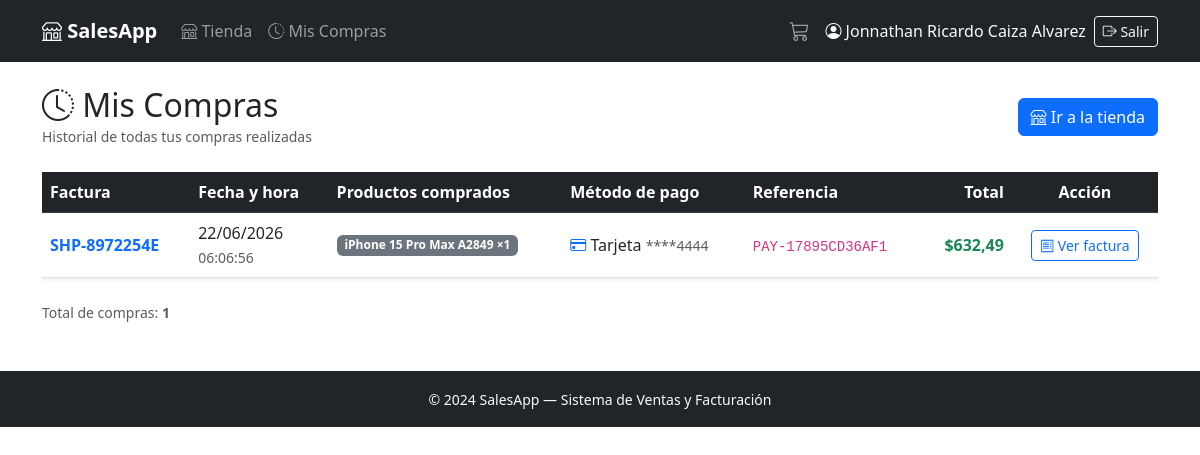
Screenshot of /shop/orders/ (signed in) with the database file from the repository.
### billing/models.py (models this page shows, shortened)
class Purchase(models.Model):
    user         = models.ForeignKey(User, on_delete=models.PROTECT, related_name='purchases',   verbose_name='Usuario')
    invoice      = models.OneToOneField(Invoice, on_delete=models.PROTECT, related_name='purchase',  verbose_name='Factura')
    payment      = models.OneToOneField(Payment, on_delete=models.PROTECT, related_name='purchase',  verbose_name='Pago', null=True, blank=True)
    purchased_at = models.DateTimeField(auto_now_add=True, verbose_name='Fecha de compra')
    class Meta:
        verbose_name        = 'Compra'
        verbose_name_plural = 'Compras'
        ordering            = ['-purchased_at']

class Invoice(models.Model):
    STATUS_CHOICES = [
        ('pending', 'Pendiente'),
        ('paid', 'Pagada'),
        ('cancelled', 'Anulada'),
    ]
    number = models.CharField(max_length=20, unique=True, verbose_name='Número')
    customer = models.ForeignKey(
        Customer, on_delete=models.PROTECT, verbose_name='Cliente', related_name='invoices'
    )
    created_by = models.ForeignKey(
        User, on_delete=models.PROTECT, verbose_name='Creado por', null=True, blank=True
    )
    date = models.DateField(auto_now_add=True, verbose_name='Fecha')
    status = models.CharField(max_length=10, choices=STATUS_CHOICES, default='pending', verbose_name='Estado')
    subtotal = models.DecimalField(max_digits=12, decimal_places=2, default=Decimal('0.00'), verbose_name='Subtotal')
    iva = models.DecimalField(max_digits=12, decimal_places=2, default=Decimal('0.00'), verbose_name='IVA (15%)')
    total = models.DecimalField(max_digits=12, decimal_places=2, default=Decimal('0.00'), verbose_name='Total')
    class Meta:
        verbose_name = 'Factura'
        verbose_name_plural = 'Facturas'
        ordering = ['-date', '-id']

class InvoiceDetail(models.Model):
    invoice = models.ForeignKey(
        Invoice, on_delete=models.CASCADE, related_name='details', verbose_name='Factura'
    )
    product = models.ForeignKey(Product, on_delete=models.PROTECT, verbose_name='Producto')
    quantity = models.PositiveIntegerField(default=1, verbose_name='Cantidad')
    unit_price = models.DecimalField(max_digits=10, decimal_places=2, verbose_name='Precio unitario')
    subtotal = models.DecimalField(max_digits=12, decimal_places=2, verbose_name='Subtotal', editable=False, default=Decimal('0.00'))
    class Meta:
        verbose_name = 'Detalle de Factura'
        verbose_name_plural = 'Detalles de Factura'

class Product(models.Model):
    name = models.CharField(max_length=200, verbose_name='Nombre')
    code = models.CharField(max_length=50, unique=True, verbose_name='Código')
    description = models.TextField(blank=True, verbose_name='Descripción')
    price = models.DecimalField(max_digits=10, decimal_places=2, verbose_name='Precio')
    stock = models.PositiveIntegerField(default=0, verbose_name='Stock')
    image = models.ImageField(
        upload_to='products/',
        blank=True,
        null=True,
        verbose_name='Imagen',
    )
    brand = models.ForeignKey(Brand, on_delete=models.PROTECT, verbose_name='Marca')
    group = models.ForeignKey(ProductGroup, on_delete=models.PROTECT, verbose_name='Grupo')
    suppliers = models.ManyToManyField(Supplier, blank=True, verbose_name='Proveedores')
    class Meta:
        verbose_name = 'Producto'
        verbose_name_plural = 'Productos'
        ordering = ['name']

class Payment(models.Model):
    METHOD_CHOICES = [
        ('card',     'Tarjeta de Crédito/Débito'),
        ('paypal',   'PayPal'),
        ('transfer', 'Transferencia Bancaria'),
    ]
    STATUS_CHOICES = [
        ('approved', 'Aprobado'),
        ('pending',  'Pendiente'),
        ('rejected', 'Rechazado'),
    ]
    method      = models.CharField(max_length=20, choices=METHOD_CHOICES, verbose_name='Método')
    reference   = models.CharField(max_length=100, unique=True, verbose_name='Referencia')
    amount      = models.DecimalField(max_digits=12, decimal_places=2, verbose_name='Monto')
    status      = models.CharField(max_length=20, choices=STATUS_CHOICES, default='approved', verbose_name='Estado')
    paid_at     = models.DateTimeField(auto_now_add=True, verbose_name='Fecha de pago')
    payer_name  = models.CharField(max_length=200, blank=True, verbose_name='Nombre del pagador')
    payer_email = models.EmailField(blank=True, verbose_name='Email del pagador')
    card_last4  = models.CharField(max_length=4, blank=True, verbose_name='Últimos 4 dígitos')
    class Meta:
        verbose_name        = 'Pago'
        verbose_name_plural = 'Pagos'
        ordering            = ['-paid_at']

### billing/views.py (the view)
# urls.py: path('shop/orders/', views.my_orders, name='my_orders'),
@login_required
def my_orders(request):
    purchases = (
        Purchase.objects
        .filter(user=request.user)
        .select_related('invoice__customer', 'payment')
        .prefetch_related('invoice__details__product')
        .order_by('-purchased_at')
    )
    return render(request, 'billing/shop/order_history.html', {'purchases': purchases})

### billing/context_processors.py (called while the page is built)
def cart_count(request):
    cart = request.session.get('cart', {})
    return {'cart_count': sum(v['qty'] for v in cart.values())}

### billing/templates/billing/shop/order_history.html (shortened to what this page needs)
{% extends "billing/base.html" %}
{% block content %}
<div class="d-flex justify-content-between align-items-center mb-4">
  <div>
    <h2 class="mb-0"><i class="bi bi-clock-history"></i> Mis Compras</h2>
    <small class="text-muted">Historial de todas tus compras realizadas</small>
  </div>
  <a href="{% url 'billing:shop_catalog' %}" class="btn btn-primary">
    <i class="bi bi-shop"></i> Ir a la tienda
  </a>
</div>
{% if purchases %}
<div class="table-responsive">
  <table class="table table-hover align-middle shadow-sm">
    <thead class="table-dark">
      <tr>
        <th>Factura</th>
        <th>Fecha y hora</th>
        <th>Productos comprados</th>
        <th>Método de pago</th>
        <th>Referencia</th>
        <th class="text-end">Total</th>
        <th class="text-center">Acción</th>
      </tr>
    </thead>
    <tbody>
      {% for purchase in purchases %}
      <tr>
        <td>
          <span class="fw-bold text-primary">{{ purchase.invoice.number }}</span>
        </td>
        <td>
          <div>{{ purchase.purchased_at|date:"d/m/Y" }}</div>
          <small class="text-muted">{{ purchase.purchased_at|date:"H:i:s" }}</small>
        </td>
        <td>
          <div class="d-flex flex-wrap gap-1">
            {% for detail in purchase.invoice.details.all %}
              <span class="badge bg-secondary">{{ detail.product.name }} &times;{{ detail.quantity }}</span>
            {% endfor %}
          </div>
        </td>
        <td>
          {% if purchase.payment %}
            {% if purchase.payment.method == 'card' %}
              <i class="bi bi-credit-card text-primary"></i> Tarjeta
              {% if purchase.payment.card_last4 %}
                <small class="text-muted">****{{ purchase.payment.card_last4 }}</small>
              {% endif %}
            {% elif purchase.payment.method == 'paypal' %}
              <i class="bi bi-paypal text-primary"></i> PayPal
            {% else %}
              <i class="bi bi-bank text-primary"></i> Transferencia
            {% endif %}
          {% else %}
            <span class="text-muted">—</span>
          {% endif %}
        </td>
        <td>
          {% if purchase.payment %}
            <code class="small">{{ purchase.payment.reference }}</code>
          {% else %}—{% endif %}
        </td>
        <td class="text-end">
          <span class="fw-bold text-success fs-6">${{ purchase.invoice.total }}</span>
        </td>
        <td class="text-center">
          <a href="{% url 'billing:order_receipt' purchase.invoice.pk %}" class="btn btn-sm btn-outline-primary">
            <i class="bi bi-receipt"></i> Ver factura
          </a>
        </td>
      </tr>
      {% endfor %}
    </tbody>
  </table>
</div>
<div class="text-muted small mt-2">
  Total de compras: <strong>{{ purchases|length }}</strong>
</div>
{% endif %}
{% endblock %}

### billing/templates/billing/base.html (shortened to what this page needs)
<!DOCTYPE html>
<html lang="es">
<head>
  <link href="https://cdn.jsdelivr.net/npm/bootstrap@5.3.0/dist/css/bootstrap.min.css" rel="stylesheet">
  <link href="https://cdn.jsdelivr.net/npm/bootstrap-icons@1.11.0/font/bootstrap-icons.css" rel="stylesheet">
</head>
<body>
<nav class="navbar navbar-expand-lg navbar-dark bg-dark">
  <div class="container">
    <a class="navbar-brand fw-bold" href="{% if user.is_staff %}{% url 'billing:home' %}{% else %}{% url 'billing:shop_catalog' %}{% endif %}">
      <i class="bi bi-shop"></i> SalesApp
    </a>
    <div class="collapse navbar-collapse" id="navMenu">
      {% if user.is_authenticated %}
      {% if user.is_staff %}
      <ul class="navbar-nav me-auto">
        <li class="nav-item">
          <a class="nav-link" href="{% url 'billing:brand_list' %}"><i class="bi bi-tag"></i> Marcas</a>
        </li>
        <li class="nav-item">
          <a class="nav-link" href="{% url 'billing:productgroup_list' %}"><i class="bi bi-collection"></i> Grupos</a>
        </li>
        <li class="nav-item">
          <a class="nav-link" href="{% url 'billing:supplier_list' %}"><i class="bi bi-truck"></i> Proveedores</a>
        </li>
        <li class="nav-item">
          <a class="nav-link" href="{% url 'billing:product_list' %}"><i class="bi bi-box-seam"></i> Productos</a>
        </li>
        <li class="nav-item">
          <a class="nav-link" href="{% url 'billing:customer_list' %}"><i class="bi bi-people"></i> Clientes</a>
        </li>
        <li class="nav-item">
          <a class="nav-link" href="{% url 'billing:invoice_list' %}"><i class="bi bi-receipt"></i> Facturas</a>
        </li>
        <li class="nav-item">
          <a class="nav-link" href="{% url 'purchasing:purchase_list' %}"><i class="bi bi-cart3"></i> Compras</a>
        </li>
        <li class="nav-item">
          <a class="nav-link" href="{% url 'billing:shop_catalog' %}"><i class="bi bi-shop"></i> Tienda</a>
        </li>
      </ul>
      {% else %}
      <ul class="navbar-nav me-auto">
        <li class="nav-item">
          <a class="nav-link" href="{% url 'billing:shop_catalog' %}"><i class="bi bi-shop"></i> Tienda</a>
        </li>
        <li class="nav-item">
          <a class="nav-link" href="{% url 'billing:my_orders' %}"><i class="bi bi-clock-history"></i> Mis Compras</a>
        </li>
      </ul>
      {% endif %}
      <ul class="navbar-nav ms-auto align-items-center">
        {% if not user.is_staff %}
        <li class="nav-item me-2">
          <a class="nav-link position-relative" href="{% url 'billing:cart_view' %}">
            <i class="bi bi-cart3 fs-5"></i>
          </a>
        </li>
        {% endif %}
        <li class="nav-item me-2">
          <span class="navbar-text text-light">
            <i class="bi bi-person-circle"></i> {{ user.get_full_name|default:user.username }}
          </span>
        </li>
        <li class="nav-item">
          <form method="post" action="{% url 'logout' %}" class="d-inline">
            <button type="submit" class="btn btn-outline-light btn-sm">
              <i class="bi bi-box-arrow-right"></i> Salir
            </button>
          </form>
        </li>
      </ul>
      {% endif %}
    </div>
  </div>
</nav>
<div class="container mt-4">
  {% block content %}{% endblock %}
</div>
<footer class="bg-dark text-light text-center py-3 mt-5">
  <small>&copy; 2024 SalesApp &mdash; Sistema de Ventas y Facturación</small>
</footer>
</body>
</html>

### rows the page displays
Purchase: invoice.number "SHP-8972254E", purchased_at "22/06/2026", purchased_at "06:06:56", payment.card_last4 "4444", payment.reference "PAY-17895CD36AF1", invoice.total "632,49"
InvoiceDetail: product.name "iPhone 15 Pro Max A2849", quantity "1"

### other values shown
{{ user.get_full_name|default:user.username }} "Jonnathan Ricardo Caiza Alvarez"
{{ purchases|length }} "1"
